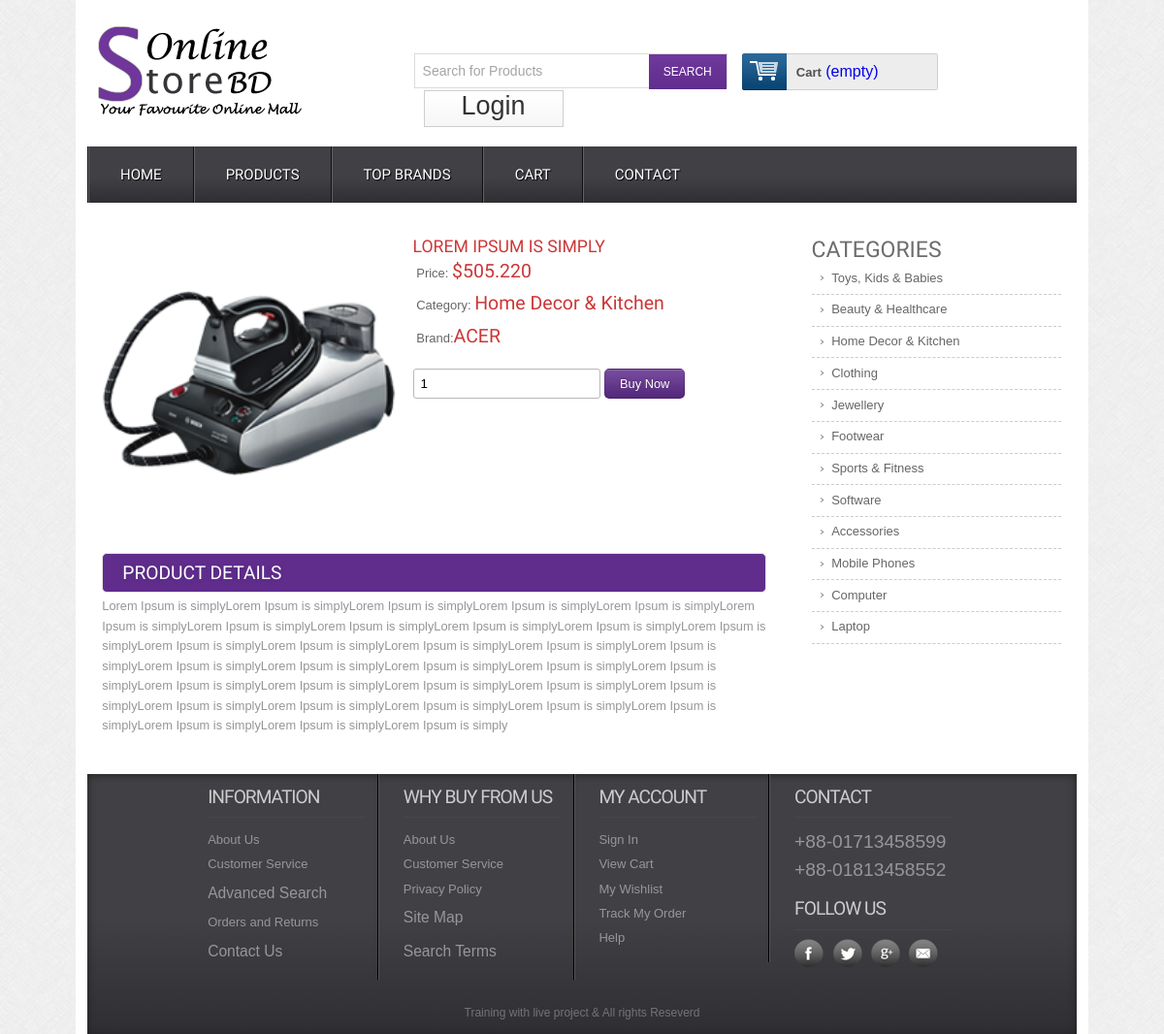
The page /details.php?productID=5 on the database its author committed.
### tables this page shows
CREATE TABLE `tbl_product` (
  `productID` int(11) NOT NULL,
  `productName` varchar(255) NOT NULL,
  `catID` int(11) NOT NULL,
  `brandID` int(11) NOT NULL,
  `body` text NOT NULL,
  `price` float(10,3) NOT NULL,
  `image` varchar(255) NOT NULL,
  `type` tinyint(4) NOT NULL DEFAULT 0
);

CREATE TABLE `tbl_category` (
  `catID` int(11) NOT NULL,
  `catName` varchar(255) NOT NULL
);

CREATE TABLE `tbl_brand` (
  `brandID` int(11) NOT NULL,
  `brandName` varchar(255) NOT NULL
);

### lib/Database.php (called while the page is built, shortened)
<?php
    class Database{
      public $host=DB_HOST;
      public $user=DB_USER;
      public $pass=DB_PASS;
      public $dbname=DB_NAME;
      public $link;
      private function connectDB(){
        $this->link=new mysqli($this->host,$this->user,$this->pass,$this->dbname);
      }
      public function select($query){
        $result=$this->link->query($query) or die($this->link->error.__LINE__);
        if($result->num_rows>0){
          return $result;
        }
        else{
          return false;
        }
      }
    }
 ?>

### classes/Cart.php (called while the page is built, shortened)
<?php
  include_once 'lib/Database.php';
  class Cart{
    private $db;
    public function __construct(){
      $this->db=new Database();
    }
    public function getCartAmount(){
      $sID = session_id();
      $query = "SELECT price,quantity FROM tbl_cart WHERE sID='$sID'";
      $result = $this->db->select($query);
      return $result;
    }
  }
 ?>

### lib/Session.php (called while the page is built, shortened)
<?php
    class Session{
       public static function get($key){
          if(isset($_SESSION[$key])){
            return $_SESSION[$key];
          }
          else {
            return false;
          }
       }
    }
 ?>

### classes/Product.php (called while the page is built, shortened)
<?php
    $filePath=realpath(dirname(__FILE__));
    include_once($filePath.'/../lib/Database.php');
    class Product{
      private $db;
      public function __construct(){
        $this->db=new Database();
      }
      public function getSingleProduct($id){
        $query  = "SELECT p.*,c.catName,b.brandName
                   FROM tbl_product as p,tbl_category as c,tbl_brand as b
                   WHERE p.catID=c.catID AND p.brandID=b.brandID AND p.productID='$id'";
        $result = $this->db->select($query);
        return $result;
      }
    }
?>

### classes/Category.php (called while the page is built, shortened)
<?php
    $filePath=realpath(dirname(__FILE__));
    include_once($filePath.'/../lib/Database.php');
    class Category{
      private $db;
      public function __construct(){
        $this->db=new Database();
      }
      public function getAllCat(){
        $query="SELECT * FROM tbl_category ORDER BY catID DESC";
        $result=$this->db->select($query);
        return $result;
      }
    }
  ?>

### details.php (the view, shortened to what this page needs)
<?php include('inc/header.php'); ?>
<?php
    if (!isset($_GET['productID']) || $_GET['productID'] == NULL) {
        echo "<script>window.location='404.php'</script>";
    }else{
      $id=$_GET['productID'];
    }
 ?>
 <div class="main">
    <div class="content">
    	<div class="section group">
				<div class="cont-desc span_1_of_2">
          <?php
              $getSingleProduct=$product->getSingleProduct($id);
              if($getSingleProduct){
                while($data=$getSingleProduct->fetch_assoc()){
           ?>
					<div class="grid images_3_of_2">
						<img src="admin/<?php echo $data['image']; ?>" alt="" />
					</div>
				<div class="desc span_3_of_2">
					<h2><?php echo $data['productName']; ?></h2>
					<div class="price">
						<p>Price: <span>$<?php echo $data['price']; ?></span></p>
						<p>Category: <span><?php echo $data['catName']; ?></span></p>
						<p>Brand:<span><?php echo $data['brandName']; ?></span></p>
					</div>
				<div class="add-cart">
					<form action="" method="post">
						<input type="number" class="buyfield" name="quantity" value="1"/>
						<input type="submit" class="buysubmit" name="submit" value="Buy Now"/>
					</form>
				</div><br>
			</div>
			<div class="product-desc">
			     <h2>Product Details</h2>
			      <?php echo $data['body']; ?>
	    </div>
    <?php } } ?>
	</div>
				<div class="rightsidebar span_3_of_1">
					<h2>CATEGORIES</h2>
					<ul>
            <?php
                $getAllCategory = $category->getAllCat();
                if($getAllCategory){
                  while($result = $getAllCategory->fetch_assoc()){
             ?>
				      <li><a href="productbycat.php?catID=<?php echo $result['catID']; ?>"><?php echo $result['catName']; ?></a></li>
            <?php } } ?>
    				</ul>
 				</div>
 		</div>
 	</div>
	</div>
   <?php include('inc/footer.php'); ?>

### inc/header.php (shortened to what this page needs)
<?php
    include 'lib/Session.php';
    include('lib/Database.php');
 ?>
 <?php
    $category = new Category();
    $product  = new Product();
    $cart     = new Cart();
  ?>
<!DOCTYPE HTML>
<head>
<link href="css/style.css" rel="stylesheet" type="text/css" media="all"/>
<link href="css/menu.css" rel="stylesheet" type="text/css" media="all"/>
</head>
<body>
  <div class="wrap">
		<div class="header_top">
			<div class="logo">
				<a href="index.php"><img src="images/logo.png" alt="" /></a>
			</div>
			  <div class="header_top_right">
			    <div class="search_box">
				    <form>
				    	<input type="text" value="Search for Products" onfocus="this.value = '';" onblur="if (this.value == '') {this.value = 'Search for Products';}"><input type="submit" value="SEARCH">
				    </form>
			    </div>
			    <div class="shopping_cart">
					<div class="cart">
						<a href="cart.php" title="View my shopping cart" rel="nofollow">
              <span class="cart_title">Cart</span>
              <?php
                  $getCartAmount = $cart->getCartAmount();
                  if($getCartAmount){
                    $cartAmount = 0;
                    while($cartData = $getCartAmount->fetch_assoc()){
                      $cartAmount = $cartAmount + ($cartData['price']*$cartData['quantity']);
                    }
                ?>
                <span class="success"> $ <?php echo number_format((float)($cartAmount+($cartAmount*0.10)), 2, '.', ''); ?></span>
              <?php }else{
                ?>
                <span>(empty)</span>
              <?php } ?>
							</a>
						</div>
			      </div>
		   <div class="login">
         <?php
              if(Session::get("userLogin")==true){
          ?>
          <a href="?userID=<?php echo Session::get("userID"); ?>">LogOut</a>
        <?php }else{
           ?>
           <a href="login.php">Login</a>
         <?php } ?>
       </div>
	 </div>
 </div>
<div class="menu">
	<ul id="dc_mega-menu-orange" class="dc_mm-orange">
	  <li><a href="index.php">Home</a></li>
	  <li><a href="products.php">Products</a> </li>
	  <li><a href="topbrands.php">Top Brands</a></li>
	  <li><a href="cart.php">Cart</a></li>
	  <li><a href="contact.php">Contact</a> </li>
	</ul>
</div>

### inc/footer.php (shortened to what this page needs)
<div class="footer">
   <div class="wrapper">
    <div class="section group">
     <div class="col_1_of_4 span_1_of_4">
         <h4>Information</h4>
         <ul>
         <li><a href="#">About Us</a></li>
         <li><a href="#">Customer Service</a></li>
         <li><a href="#"><span>Advanced Search</span></a></li>
         <li><a href="#">Orders and Returns</a></li>
         <li><a href="#"><span>Contact Us</span></a></li>
         </ul>
       </div>
     <div class="col_1_of_4 span_1_of_4">
       <h4>Why buy from us</h4>
         <ul>
         <li><a href="about.php">About Us</a></li>
         <li><a href="faq.php">Customer Service</a></li>
         <li><a href="#">Privacy Policy</a></li>
         <li><a href="contact.php"><span>Site Map</span></a></li>
         <li><a href="details.php"><span>Search Terms</span></a></li>
         </ul>
     </div>
     <div class="col_1_of_4 span_1_of_4">
       <h4>My account</h4>
         <ul>
           <li><a href="contact.php">Sign In</a></li>
           <li><a href="index.php">View Cart</a></li>
           <li><a href="#">My Wishlist</a></li>
           <li><a href="#">Track My Order</a></li>
           <li><a href="faq.php">Help</a></li>
         </ul>
     </div>
     <div class="col_1_of_4 span_1_of_4">
       <h4>Contact</h4>
         <ul>
           <li><span>+88-01713458599</span></li>
           <li><span>+88-01813458552</span></li>
         </ul>
         <div class="social-icons">
           <h4>Follow Us</h4>
               <ul>
                 <li class="facebook"><a href="#" target="_blank"> </a></li>
                 <li class="twitter"><a href="#" target="_blank"> </a></li>
                 <li class="googleplus"><a href="#" target="_blank"> </a></li>
                 <li class="contact"><a href="#" target="_blank"> </a></li>
              </ul>
           </div>
     </div>
   </div>
   <div class="copy_right">
     <p>Training with live project &amp; All rights Reseverd </p>
    </div>
  </div>
 </div>
 <link href="css/flexslider.css" rel='stylesheet' type='text/css' />
</body>
</html>

### css/menu.css (style rules this page uses)
ul.dc_mm-orange,ul.dc_mm-orange li { border:none; list-style:none; }
ul.dc_mm-orange { background: #414045; background: -moz-linear-gradient(top, #414045 55%, #2f2e33 100%); background: -webkit-gradient(linear, left top, left bottom, color-stop(55%,#414045), color-stop(100%,#2f2e33)); background: -webkit-linear-gradient(top, #414045 55%,#2f2e33 100%); background: -o-linear-gradient(top, #414045 55%,#2f2e33 100%); background: -ms-linear-gradient(top, #414045 55%,#2f2e33 100%); background: linear-gradient(to bottom, #414045 55%,#2f2e33 100%); filter: progid:DXImageTransform.Microsoft.gradient( startColorstr='#414045', endColorstr='#2f2e33',GradientType=0 ); font:normal 13px Arial,sans-serif; padding:0; position:relative; width:100%; }
ul.dc_mm-orange li { float:left; margin:0; padding:0; }
ul.dc_mm-orange li a { color:#fff; display:block; float:left; font-size:15px; padding:20px 32px; text-decoration:none; text-shadow:1px 1px 1px #000; text-transform:uppercase; font-family:'Doppio One', sans-serif; border-left:2px groove #636363; }

### rows shown on the page
tbl_product: image (picture), productName "LOREM IPSUM IS SIMPLY", price "505.220", catID.catName "Home Decor & Kitchen", brandID.brandName "ACER", body "Lorem Ipsum is simplyLorem Ipsum is simplyLorem Ipsum is simplyLorem Ipsum is simplyLorem Ipsum is simplyLorem Ipsum is simplyLorem Ipsum is simplyLorem Ipsum is simplyLorem Ipsum is simplyLorem Ipsum is simplyLorem Ipsum is simplyLorem Ipsum is simplyLorem Ipsum is simplyLorem Ipsum is simplyLorem Ipsum is simplyLorem Ipsum is simplyLorem Ipsum is simplyLorem Ipsum is simplyLorem Ipsum is simplyLorem Ipsum is simplyLorem Ipsum is simplyLorem Ipsum is simplyLorem Ipsum is simplyLorem Ipsum is simplyLorem Ipsum is simplyLorem Ipsum is simplyLorem Ipsum is simplyLorem Ipsum is simplyLorem Ipsum is simplyLorem Ipsum is simplyLorem Ipsum is simplyLorem Ipsum is simplyLorem Ipsum is simplyLorem…"
tbl_category: catName "Toys, Kids & Babies"
tbl_category: catName "Beauty & Healthcare"
tbl_category: catName "Home Decor & Kitchen"
tbl_category: catName "Clothing"
tbl_category: catName "Jewellery"
tbl_category: catName "Footwear"
tbl_category: catName "Sports & Fitness"
tbl_category: catName "Software"
tbl_category: catName "Accessories"
tbl_category: catName "Mobile Phones"
tbl_category: catName "Computer"
tbl_category: catName "Laptop"
